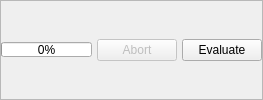
            <widget class="QFrame" name="frame">
             <property name="sizePolicy">
              <sizepolicy hsizetype="Preferred" vsizetype="Fixed">
               <horstretch>0</horstretch>
               <verstretch>0</verstretch>
              </sizepolicy>
             </property>
             <property name="frameShape">
              <enum>QFrame::StyledPanel</enum>
             </property>
             <property name="frameShadow">
              <enum>QFrame::Raised</enum>
             </property>
             <layout class="QVBoxLayout" name="verticalLayout_24">
              <property name="spacing">
               <number>0</number>
              </property>
              <property name="margin">
               <number>0</number>
              </property>
              <item>
               <layout class="QHBoxLayout" name="horizontalLayout_9">
                <property name="spacing">
                 <number>5</number>
                </property>
                <property name="sizeConstraint">
                 <enum>QLayout::SetFixedSize</enum>
                </property>
                <item>
                 <widget class="QProgressBar" name="progressBar">
                  <property name="sizePolicy">
                   <sizepolicy hsizetype="Expanding" vsizetype="Expanding">
                    <horstretch>0</horstretch>
                    <verstretch>0</verstretch>
                   </sizepolicy>
                  </property>
                  <property name="minimumSize">
                   <size>
                    <width>0</width>
                    <height>10</height>
                   </size>
                  </property>
                  <property name="maximumSize">
                   <size>
                    <width>16777215</width>
                    <height>15</height>
                   </size>
                  </property>
                  <property name="value">
                   <number>0</number>
                  </property>
                 </widget>
                </item>
                <item>
                 <widget class="QPushButton" name="btn_AbortEval">
                  <property name="enabled">
                   <bool>false</bool>
                  </property>
                  <property name="text">
                   <string>Abort</string>
                  </property>
                 </widget>
                </item>
                <item>
                 <widget class="QPushButton" name="EvalBtn">
                  <property name="sizePolicy">
                   <sizepolicy hsizetype="Fixed" vsizetype="Fixed">
                    <horstretch>0</horstretch>
                    <verstretch>0</verstretch>
                   </sizepolicy>
                  </property>
                  <property name="text">
                   <string>Evaluate</string>
                  </property>
                 </widget>
                </item>
               </layout>
              </item>
             </layout>
            </widget>
